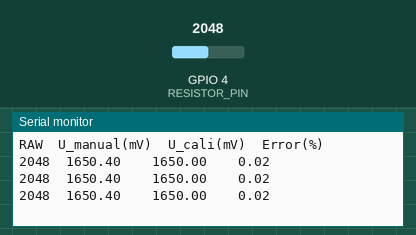
Recording of a program running on a simulated ESP32-S3. On the bench: the last lines printed to the serial monitor. Inputs (shaded band) come from the test bench; at power-on: GPIO 4 (RESISTOR_PIN) = 2048 (analog values on the 0–4095 scale).

Above: at 4.2 s.
4.3 s: GPIO 4 (RESISTOR_PIN) set to 2866
At 4.81 s:
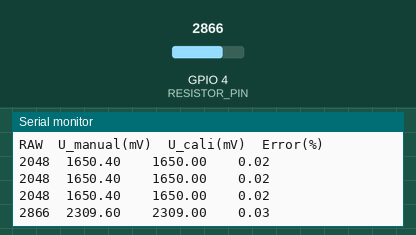
5.8 s: GPIO 4 (RESISTOR_PIN) set to 3603
At 6.31 s:
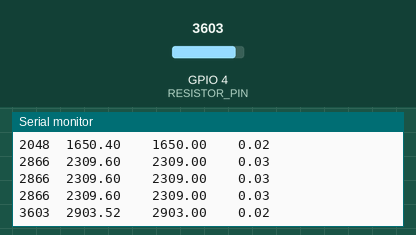
Timing chart, 0 to 8.8 s (numbered marks = the images above; inputs shaded):
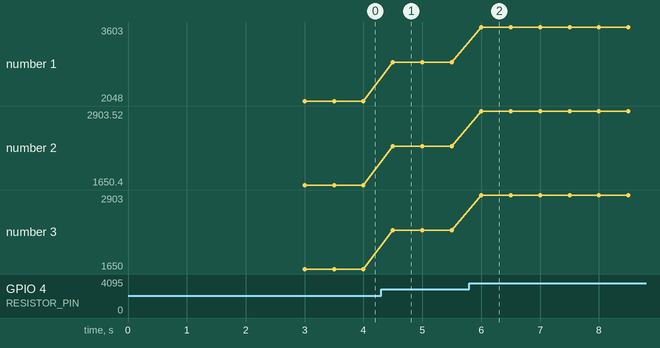

The program:

main.cpp
```cpp
#include <Arduino.h>

#define RESISTOR_PIN 4
#define TIMER 500

unsigned long last = 0;
unsigned long RAW = 0;

float U_manual = 0;
float U_cali = 0;
float Error = 0;


void setup() {
  Serial.begin(115200);

  pinMode(RESISTOR_PIN, INPUT);

  analogReadResolution(12);

  analogSetPinAttenuation(RESISTOR_PIN, ADC_11db);

  delay(3000); // затримка для запуску монітору

  Serial.println("RAW\tU_manual(mV)\tU_cali(mV)\tError(%)");
}

void loop() {

  unsigned long now = millis();
  if (now - last >= TIMER){
    last = now;
    RAW = analogRead(RESISTOR_PIN); // зчитування значення АЦП з піна

    U_manual = RAW * 3300.0 / 4095.0; // значення за формулою

    U_cali = analogReadMilliVolts(RESISTOR_PIN); //каліброване значення

    if(U_cali > 0){

      Error = abs(U_manual - U_cali)/U_cali * 100.0;
    }
    else{
      Error = 0;
    }
    Serial.printf("%d\t%.2f\t\t%.2f\t\t%.2f\n", RAW, U_manual, U_cali, Error);

  }

}
```

Measured:
- after the input at 4.3 s, the serial monitor: prints a new line after 0.20 s (image 1)
- after the input at 5.8 s, the serial monitor: prints a new line after 0.20 s (image 2)
- plotted number 1: 2048 → 2866 after the input at 4.3 s, 2866 → 3603 after the input at 5.8 s
- plotted number 2: 1650.4 → 2309.6 after the input at 4.3 s, 2309.6 → 2903.52 after the input at 5.8 s
- plotted number 3: 1650 → 2309 after the input at 4.3 s, 2309 → 2903 after the input at 5.8 s
